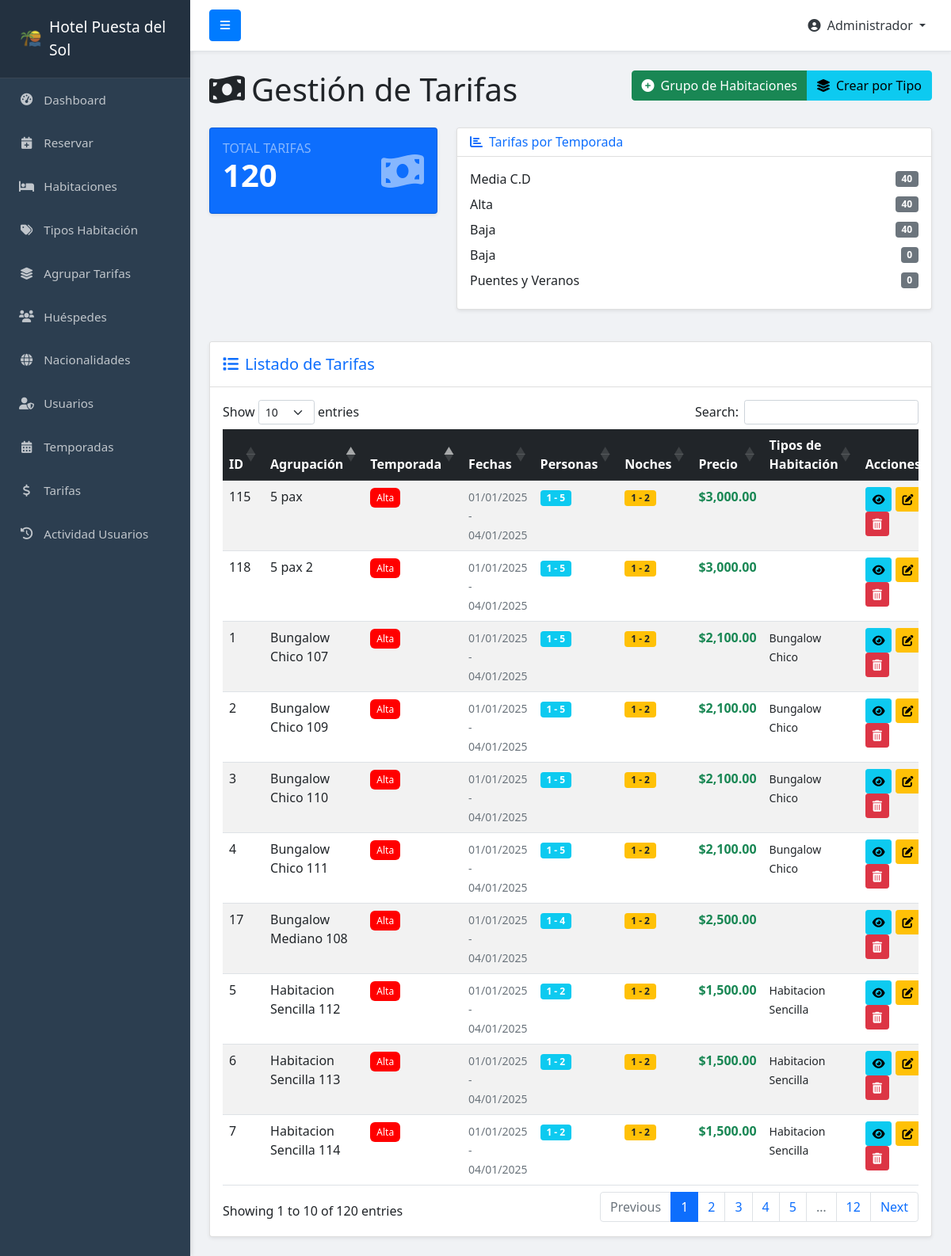
Screenshot of /tarifa/tarifas.php (signed in) with the database file from the repository.
### tables this page shows
CREATE TABLE `tarifas` (
  `id` int(11) NOT NULL,
  `id_agrupacion` int(11) DEFAULT NULL,
  `id_temporada` int(11) DEFAULT NULL,
  `personas_min` int(11) DEFAULT NULL,
  `personas_max` int(11) DEFAULT NULL,
  `noches_min` int(11) DEFAULT '1',
  `noches_max` int(11) DEFAULT NULL,
  `precio` decimal(10,2) DEFAULT NULL,
  `ultima_actualizacion` timestamp NOT NULL DEFAULT CURRENT_TIMESTAMP ON UPDATE CURRENT_TIMESTAMP
);

CREATE TABLE `agrupaciones` (
  `id` int(11) NOT NULL,
  `nombre` varchar(100) DEFAULT NULL,
  `descripcion` text
);

CREATE TABLE `temporadas` (
  `id` int(11) NOT NULL,
  `nombre` varchar(100) DEFAULT NULL,
  `fecha_inicio` date DEFAULT NULL,
  `fecha_fin` date DEFAULT NULL,
  `color` varchar(7) DEFAULT '#007bff'
);

### tarifa/tarifas.php (the view, shortened to what this page needs)
<?php
require_once '../config/db_connect.php';
$query_tarifas = "SELECT t.id, t.personas_min, t.personas_max, t.noches_min, t.noches_max, t.precio,
                        a.nombre as agrupacion_nombre, a.descripcion as agrupacion_descripcion,
                        temp.nombre as temporada_nombre, temp.fecha_inicio, temp.fecha_fin, temp.color,
                        GROUP_CONCAT(DISTINCT th.nombre SEPARATOR ', ') as tipos_habitacion,
                        GROUP_CONCAT(DISTINCT h.numero_habitacion ORDER BY h.numero_habitacion SEPARATOR ', ') as numeros_habitacion
                 FROM tarifas t
                 LEFT JOIN agrupaciones a ON t.id_agrupacion = a.id
                 LEFT JOIN temporadas temp ON t.id_temporada = temp.id
                 LEFT JOIN agrupacion_habitaciones ah ON a.id = ah.id_agrupacion
                 LEFT JOIN habitaciones h ON ah.id_habitacion = h.id
                 LEFT JOIN tipos_habitacion th ON h.id_tipo_habitacion = th.id
                 GROUP BY t.id, t.personas_min, t.personas_max, t.noches_min, t.noches_max, t.precio, a.nombre, a.descripcion, temp.nombre, temp.fecha_inicio, temp.fecha_fin, temp.color
                 ORDER BY temp.fecha_inicio ASC, a.nombre ASC";
$result_tarifas = mysqli_query($conn, $query_tarifas);
$stats = [];
$stats['total'] = mysqli_num_rows($result_tarifas);
$stats_temporadas_query = "SELECT temp.nombre, COUNT(t.id) as total
                          FROM temporadas temp
                          LEFT JOIN tarifas t ON temp.id = t.id_temporada
                          GROUP BY temp.id, temp.nombre
                          ORDER BY total DESC LIMIT 5";
$stats_temporadas_result = mysqli_query($conn, $stats_temporadas_query);
?>
<!DOCTYPE html>
<html lang="es">
<head>
    <link href="https://cdn.jsdelivr.net/npm/bootstrap@5.1.3/dist/css/bootstrap.min.css" rel="stylesheet">
    <link rel="stylesheet" href="https://cdnjs.cloudflare.com/ajax/libs/font-awesome/6.0.0-beta3/css/all.min.css">
    <link rel="stylesheet" href="https://cdn.datatables.net/1.11.3/css/dataTables.bootstrap5.min.css">
    <link rel="stylesheet" href="https://cdn.jsdelivr.net/npm/sweetalert2@11/dist/sweetalert2.min.css">
</head>
<body>
    <?php require_once '../includes/sidebar.php'; ?>
    <div id="page-content-wrapper">
        <div class="container-fluid mt-4">
            <div class="row">
                <div class="col-12">
                    <h1 class="mb-4">
                        <i class="fas fa-money-bill-wave me-2"></i>Gestión de Tarifas
                        <div class="btn-group float-end" role="group">
                            <button class="btn btn-success" data-bs-toggle="modal" data-bs-target="#modalCrearTarifa">
                                <i class="fas fa-plus-circle me-2"></i>Grupo de Habitaciones
                            </button>
                            <button class="btn btn-info" data-bs-toggle="modal" data-bs-target="#modalCrearPorTipo">
                                <i class="fas fa-layer-group me-2"></i>Crear por Tipo
                            </button>
                        </div>
                    </h1>
                </div>
            </div>
            <div class="row mb-4">
                <div class="col-md-4 mb-3">
                    <div class="card bg-primary text-white shadow-sm card-stats">
                        <div class="card-body">
                            <div class="d-flex justify-content-between align-items-center">
                                <div>
                                    <h6 class="text-uppercase text-white-50 mb-0">Total Tarifas</h6>
                                    <h3 class="display-6 fw-bold"><?php echo $stats['total']; ?></h3>
                                </div>
                                <i class="fas fa-money-bill-wave fa-3x text-white-50"></i>
                            </div>
                        </div>
                    </div>
                </div>
                <div class="col-md-8 mb-3">
                    <div class="card shadow-sm">
                        <div class="card-header bg-white">
                            <h6 class="mb-0 text-primary"><i class="fas fa-chart-bar me-2"></i>Tarifas por Temporada</h6>
                        </div>
                        <div class="card-body">
                            <?php while ($stat_temp = mysqli_fetch_assoc($stats_temporadas_result)): ?>
                                <div class="d-flex justify-content-between align-items-center mb-2">
                                    <span><?php echo htmlspecialchars($stat_temp['nombre']); ?></span>
                                    <span class="badge bg-secondary"><?php echo $stat_temp['total']; ?></span>
                                </div>
                            <?php endwhile; ?>
                        </div>
                    </div>
                </div>
            </div>
            <div class="card shadow-sm mb-4">
                <div class="card-header bg-white py-3">
                    <h5 class="mb-0 text-primary"><i class="fas fa-list me-2"></i>Listado de Tarifas</h5>
                </div>
                <div class="card-body">
                    <div class="table-responsive">
                        <table id="tarifasTable" class="table table-hover table-striped" style="width:100%">
                            <thead class="table-dark">
                                <tr>
                                    <th>ID</th>
                                    <th>Agrupación</th>
                                    <th>Temporada</th>
                                    <th>Fechas</th>
                                    <th>Personas</th>
                                    <th>Noches</th>
                                    <th>Precio</th>
                                    <th>Tipos de Habitación</th>
                                    <th>Acciones</th>
                                </tr>
                            </thead>
                            <tbody>
                                <?php mysqli_data_seek($result_tarifas, 0); ?>
                                <?php while ($tarifa = mysqli_fetch_assoc($result_tarifas)): ?>
                                    <tr>
                                        <td><?php echo htmlspecialchars($tarifa['id']); ?></td>
                                        <td><?php echo htmlspecialchars($tarifa['agrupacion_nombre']); ?></td>
                                      <td>
                                    <span class="temporada-badge" style="background-color: <?php echo $tarifa['color'] ?? '#6c757d'; ?>; color: <?php echo (isset($tarifa['color']) && (hexdec(substr($tarifa['color'], 1, 2)) + hexdec(substr($tarifa['color'], 3, 2)) + hexdec(substr($tarifa['color'], 5, 2))) > 384) ? '#000' : '#fff'; ?>;">
                                        <?php echo htmlspecialchars($tarifa['temporada_nombre']); ?>
                                    </span>
                                </td>
                                        <td>
                                            <small class="text-muted">
                                                <?php echo date('d/m/Y', strtotime($tarifa['fecha_inicio'])); ?> -
                                                <?php echo date('d/m/Y', strtotime($tarifa['fecha_fin'])); ?>
                                            </small>
                                        </td>
                                        <td>
                                            <span class="badge bg-info">
                                                <?php echo $tarifa['personas_min']; ?> - <?php echo $tarifa['personas_max']; ?>
                                            </span>
                                        </td>
                                        <td>
                                            <span class="badge bg-warning text-dark">
                                                <?php
                                                $noches_min = $tarifa['noches_min'] ?? 1;
                                                $noches_max = $tarifa['noches_max'] ?? 2;
                                                echo $noches_min . ' - ' . $noches_max;
                                                ?>
                                            </span>
                                        </td>
                                        <td>
                                            <strong class="text-success">$<?php echo number_format($tarifa['precio'], 2); ?></strong>
                                        </td>
                                        <td>
                                            <small><?php echo htmlspecialchars($tarifa['tipos_habitacion']); ?></small>
                                        </td>
                                        <td>
                                            <button class="btn btn-sm btn-info ver-detalles-btn" data-id="<?php echo $tarifa['id']; ?>" title="Ver Detalles">
                                                <i class="fas fa-eye"></i>
                                            </button>
                                            <button class="btn btn-sm btn-warning editar-btn" data-id="<?php echo $tarifa['id']; ?>" title="Editar">
                                                <i class="fas fa-edit"></i>
                                            </button>
                                            <button class="btn btn-sm btn-danger eliminar-btn" data-id="<?php echo $tarifa['id']; ?>" title="Eliminar">
                                                <i class="fas fa-trash-alt"></i>
                                            </button>
                                        </td>
                                    </tr>
                                <?php endwhile; ?>
                            </tbody>
                        </table>
                    </div>
                </div>
            </div>
        </div>
    </div>
</body>
</html>

### tarifa/tarifas.php (style rules this page uses)
body { overflow-x: hidden; background-color: #f8f9fa; }
.card-stats { transition: transform 0.2s; }
.temporada-badge { font-size: 0.75rem; padding: 0.25rem 0.5rem; }
.temporada-badge { font-size: 0.75rem; padding: 0.25rem 0.5rem; border-radius: 0.375rem; font-weight: 500; }

### includes/sidebar.php (style rules this page uses)
body { overflow-x: hidden; background-color: #f0f2f5; }
#page-content-wrapper { min-width: 100vw; }
@media (min-width: 768px) { #page-content-wrapper { min-width: 0; width: 100%; } }

### rows the page displays
tarifas: id "115", id_agrupacion.nombre "5 pax", id_temporada.nombre "Alta", id_temporada.fecha_inicio "01/01/2025", id_temporada.fecha_fin "04/01/2025", personas_min "1", personas_max "5", noches_min "1", noches_max "2", precio "3,000.00"
tarifas: id "118", id_agrupacion.nombre "5 pax 2", id_temporada.nombre "Alta", id_temporada.fecha_inicio "01/01/2025", id_temporada.fecha_fin "04/01/2025", personas_min "1", personas_max "5", noches_min "1", noches_max "2", precio "3,000.00"
tarifas: id "1", id_agrupacion.nombre "Bungalow Chico 107", id_temporada.nombre "Alta", id_temporada.fecha_inicio "01/01/2025", id_temporada.fecha_fin "04/01/2025", personas_min "1", personas_max "5", noches_min "1", noches_max "2", precio "2,100.00", tipos_habitacion "Bungalow Chico"
tarifas: id "2", id_agrupacion.nombre "Bungalow Chico 109", id_temporada.nombre "Alta", id_temporada.fecha_inicio "01/01/2025", id_temporada.fecha_fin "04/01/2025", personas_min "1", personas_max "5", noches_min "1", noches_max "2", precio "2,100.00", tipos_habitacion "Bungalow Chico"
tarifas: id "3", id_agrupacion.nombre "Bungalow Chico 110", id_temporada.nombre "Alta", id_temporada.fecha_inicio "01/01/2025", id_temporada.fecha_fin "04/01/2025", personas_min "1", personas_max "5", noches_min "1", noches_max "2", precio "2,100.00", tipos_habitacion "Bungalow Chico"
tarifas: id "4", id_agrupacion.nombre "Bungalow Chico 111", id_temporada.nombre "Alta", id_temporada.fecha_inicio "01/01/2025", id_temporada.fecha_fin "04/01/2025", personas_min "1", personas_max "5", noches_min "1", noches_max "2", precio "2,100.00", tipos_habitacion "Bungalow Chico"
tarifas: id "17", id_agrupacion.nombre "Bungalow Mediano 108", id_temporada.nombre "Alta", id_temporada.fecha_inicio "01/01/2025", id_temporada.fecha_fin "04/01/2025", personas_min "1", personas_max "4", noches_min "1", noches_max "2", precio "2,500.00"
tarifas: id "5", id_agrupacion.nombre "Habitacion Sencilla 112", id_temporada.nombre "Alta", id_temporada.fecha_inicio "01/01/2025", id_temporada.fecha_fin "04/01/2025", personas_min "1", personas_max "2", noches_min "1", noches_max "2", precio "1,500.00", tipos_habitacion "Habitacion Sencilla"
tarifas: id "6", id_agrupacion.nombre "Habitacion Sencilla 113", id_temporada.nombre "Alta", id_temporada.fecha_inicio "01/01/2025", id_temporada.fecha_fin "04/01/2025", personas_min "1", personas_max "2", noches_min "1", noches_max "2", precio "1,500.00", tipos_habitacion "Habitacion Sencilla"
tarifas: id "7", id_agrupacion.nombre "Habitacion Sencilla 114", id_temporada.nombre "Alta", id_temporada.fecha_inicio "01/01/2025", id_temporada.fecha_fin "04/01/2025", personas_min "1", personas_max "2", noches_min "1", noches_max "2", precio "1,500.00", tipos_habitacion "Habitacion Sencilla"

### other values shown
$_SESSION['nombre'] "Administrador"
$stats['total'] "120"
$stat_temp['nombre'] "Media C.D"
$stat_temp['total'] "40"
$stat_temp['nombre'] "Alta"
$stat_temp['nombre'] "Baja"
$stat_temp['total'] "0"
$stat_temp['nombre'] "Puentes y Veranos"
